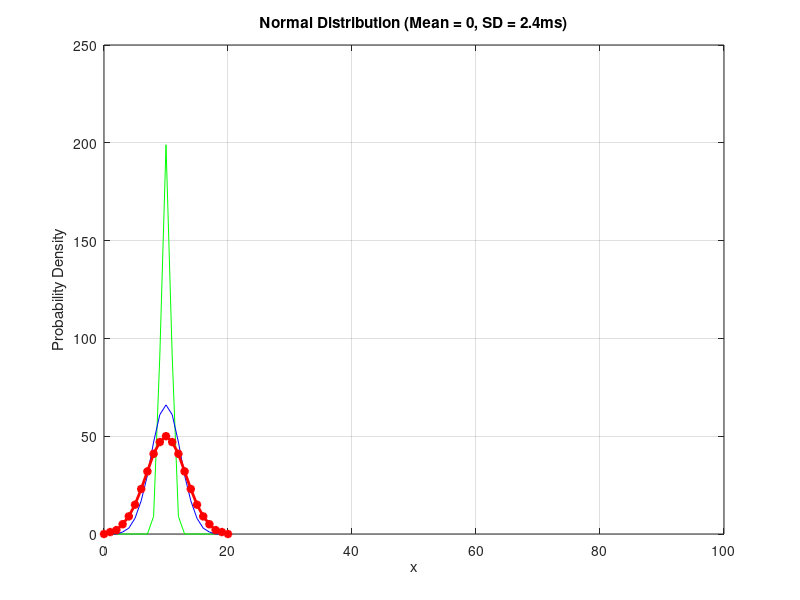

Write MATLAB code to recreate this figure.
% Parameters
meanValue = 10; % Mean of the distribution
stdDev = 0.8;   % sd 0.8ms  sync
stdDev2 = 2.4;   % sd 2.4ms refrence
stdDev3 = 3.2;   % sd 3.2ms runs dead ?

% Generate x values (range for the plot)
x = 0:1:20; % Adjust range as needed

% Compute the probability density function (PDF)
pdfValues = (1 / (stdDev * sqrt(2 * pi))) * exp(-((x - meanValue).^2) / (2 * stdDev^2));
pdfValues2 = (1 / (stdDev2 * sqrt(2 * pi))) * exp(-((x - meanValue).^2) / (2 * stdDev2^2));
pdfValues3 = (1 / (stdDev3 * sqrt(2 * pi))) * exp(-((x - meanValue).^2) / (2 * stdDev3^2));


y = round(pdfValues * 400);
sum(y)

y2 = round(pdfValues2 * 400);
sum(y2)

y3 = round(pdfValues3 * 400);
sum(y3)

% Plot the normal distribution
figure;
plot(x, y, 'g-', x, y2, 'b-', x, y3, 'r-', 'LineWidth', 2, 'Marker', '*');
ylim([0,250]);
xlim([0,100]);
title('Normal Distribution (Mean = 0, SD = 2.4ms)');
xlabel('x');
ylabel('Probability Density');
grid on;
